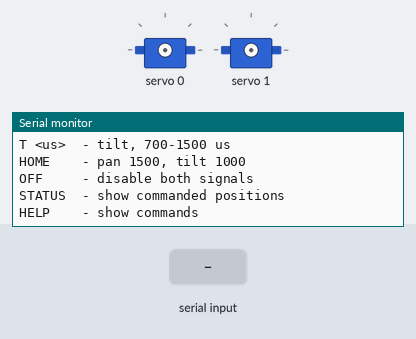
Bench run of a sketch on a simulated Arduino Uno, built with avr-gcc and run on an emulated ATmega328P. Shown: 2 × servo, the last lines printed to the serial monitor. The test bench sets the inputs (shaded band).

Above: at 1.2 s.
1.3 s: "HOME\n" received over Serial
At 2.5 s:
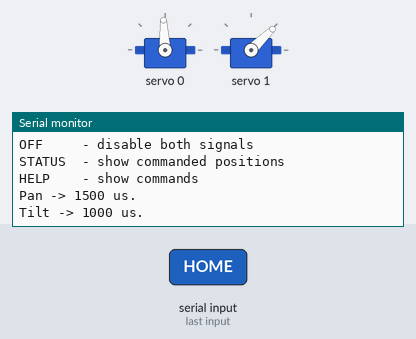
2.8 s: "OFF\n" received over Serial
At 3.5 s:
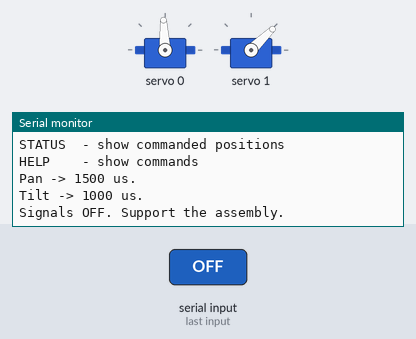
4.3 s: "STATUS\n" received over Serial
At 4.8 s:
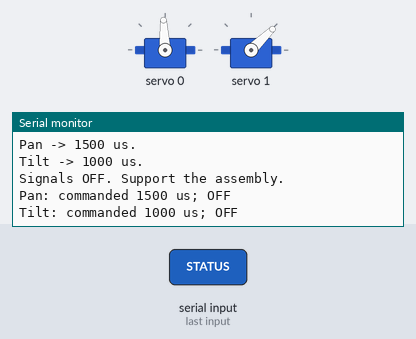
5.8 s: "P 90\n" received over Serial
At 7.0 s:
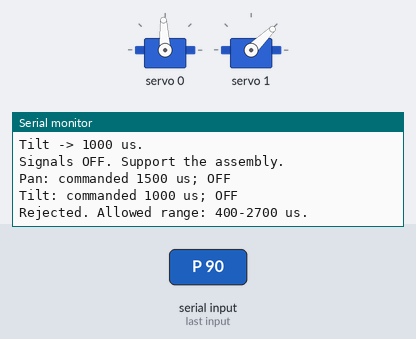
7.3 s: "P ,45\n" received over Serial
At 8.2 s:
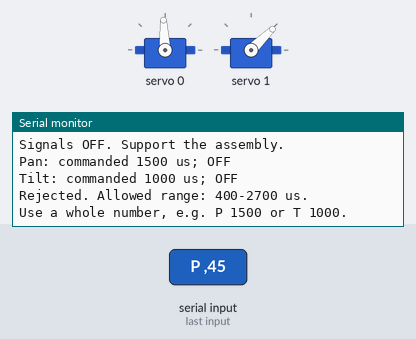

Measured:
- after the input at 1.3 s, the serial monitor: prints a new line at once (image 1)
- after the input at 2.8 s, the serial monitor: prints a new line at once (image 2)
- after the input at 4.3 s, the serial monitor: prints a new line at once (image 3)
- after the input at 5.8 s, the serial monitor: prints a new line at once (image 4)
- after the input at 7.3 s, the serial monitor: prints a new line at once (image 5)

The sketch:

pan_tilt_servos.ino
```cpp
#include <Wire.h>
#include <Adafruit_PWMServoDriver.h>

Adafruit_PWMServoDriver pca(0x40);

const uint8_t PAN_CHANNEL  = 0;
const uint8_t TILT_CHANNEL = 1;

// Independent movement limits
const int PAN_MIN_US  = 400;
const int PAN_MAX_US  = 2700;
const int TILT_MIN_US = 700;
const int TILT_MAX_US = 1500;

// Home positions
const int PAN_HOME_US  = 1500;
const int TILT_HOME_US = 1000;

struct Axis {
  uint8_t channel;
  int minUs;
  int maxUs;
  int pulse;
  bool enabled;
};

Axis pan = {PAN_CHANNEL, PAN_MIN_US, PAN_MAX_US, PAN_HOME_US, false};
Axis tilt = {TILT_CHANNEL, TILT_MIN_US, TILT_MAX_US, TILT_HOME_US, false};

String inputLine;
bool discardLine = false;

void moveTo(Axis &axis, int target) {
  if (target < axis.minUs || target > axis.maxUs) {
    Serial.print("Rejected. Allowed range: ");
    Serial.print(axis.minUs);
    Serial.print("-");
    Serial.print(axis.maxUs);
    Serial.println(" us.");
    return;
  }

  // Apply the requested pulse immediately, without a software ramp.
  pca.writeMicroseconds(axis.channel, target);
  axis.pulse = target;
  axis.enabled = true;

  Serial.print(axis.channel == PAN_CHANNEL ? "Pan -> " : "Tilt -> ");
  Serial.print(target);
  Serial.println(" us.");
}

void stopAll() {
  pca.setPWM(PAN_CHANNEL, 0, 4096);
  pca.setPWM(TILT_CHANNEL, 0, 4096);

  pan.enabled = false;
  tilt.enabled = false;

  Serial.println("Signals OFF. Support the assembly.");
}

void printAxis(const char *name, const Axis &axis) {
  Serial.print(name);
  Serial.print(": commanded ");
  Serial.print(axis.pulse);
  Serial.print(" us; ");

  if (!axis.enabled) {
    Serial.println("OFF");

  } else {
    Serial.println("HOLDING");
  }
}

void printHelp() {
  Serial.println();
  Serial.println("P <us>  - pan, 400-2700 us");
  Serial.println("T <us>  - tilt, 700-1500 us");
  Serial.println("HOME    - pan 1500, tilt 1000");
  Serial.println("OFF     - disable both signals");
  Serial.println("STATUS  - show commanded positions");
  Serial.println("HELP    - show commands");
  Serial.println();
}

void handleCommand(String command) {
  command.trim();
  command.toUpperCase();

  if (command.length() == 0) {
    return;
  }

  if (command == "OFF") {
    stopAll();
    return;
  }

  if (command == "HOME") {
    moveTo(pan, PAN_HOME_US);
    moveTo(tilt, TILT_HOME_US);
    return;
  }

  if (command == "STATUS") {
    printAxis("Pan", pan);
    printAxis("Tilt", tilt);
    return;
  }

  if (command.startsWith("P ") || command.startsWith("T ")) {
    String value = command.substring(2);
    value.trim();

    bool valid = value.length() > 0 && value.length() <= 4;

    for (unsigned int i = 0; i < value.length(); i++) {
      if (value[i] < '0' || value[i] > '9') {
        valid = false;
      }
    }

    if (!valid) {
      Serial.println("Use a whole number, e.g. P 1500 or T 1000.");
      return;
    }

    int target = value.toInt();

    if (command[0] == 'P') {
      moveTo(pan, target);
    } else {
      moveTo(tilt, target);
    }

    return;
  }

  printHelp();
}

void setup() {
  Serial.begin(115200);
  Wire.begin();

  if (!pca.begin()) {
    while (true) {
      Serial.println("ERROR: PCA9685 not detected.");
      delay(1000);
    }
  }

  // Disable all outputs before configuring.
  for (uint8_t channel = 0; channel < 16; channel++) {
    pca.setPWM(channel, 0, 4096);
  }

  pca.setPWMFreq(50);
  delay(10);

  inputLine.reserve(40);

  Serial.println("Ready. Outputs OFF.");
  Serial.println("Home: P 1500 / T 1000.");
  printHelp();
}

void loop() {
  // Non-blocking serial input.
  while (Serial.available()) {
    char c = Serial.read();

    if (c == '\n') {
      if (!discardLine) {
        handleCommand(inputLine);
      }

      inputLine = "";
      discardLine = false;
    } else if (c != '\r' && !discardLine) {
      if (inputLine.length() >= 40) {
        inputLine = "";
        discardLine = true;
        Serial.println("Input too long; discarded.");
      } else {
        inputLine += c;
      }
    }
  }

}
```
